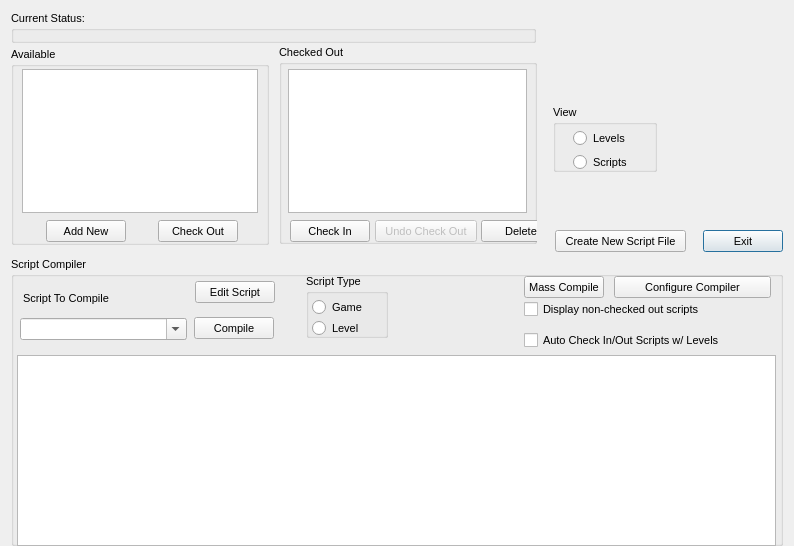
<?xml version="1.0"?>
<ui version="4.0">
  <class>ScriptInterfaceDialog</class>
  <widget class="QDialog" name="IDD_SCRIPTINTERFACE">
    <property name="geometry">
      <rect>
        <x>0</x>
        <y>0</y>
        <width>794</width>
        <height>546</height>
      </rect>
    </property>
    <property name="windowTitle">
      <string>D3 Level And Script Interface</string>
    </property>
    <property name="font">
      <font>
        <family>Liberation Sans</family>
        <pointsize>8</pointsize>
        <bold>false</bold>
        <italic>false</italic>
      </font>
    </property>
    <property name="enabled">
      <bool>true</bool>
    </property>
    <property name="windowFlags">
      <set>Qt::Dialog|Qt::WindowCloseButtonHint</set>
    </property>
    <property name="minimumSize">
      <size>
        <width>794</width>
        <height>546</height>
      </size>
    </property>
    <property name="maximumSize">
      <size>
        <width>794</width>
        <height>546</height>
      </size>
    </property>
    <widget class="QGroupBox" name="IDC_STATIC">
      <property name="geometry">
        <rect>
          <x>11</x>
          <y>11</y>
          <width>525</width>
          <height>32</height>
        </rect>
      </property>
      <property name="title">
        <string>Current Status:</string>
      </property>
      <property name="visible">
        <bool>true</bool>
      </property>
      <property name="enabled">
        <bool>true</bool>
      </property>
      <property name="flat">
        <bool>false</bool>
      </property>
      <widget class="QLabel" name="IDC_STATUS">
        <property name="geometry">
          <rect>
            <x>3</x>
            <y>19</y>
            <width>515</width>
            <height>13</height>
          </rect>
        </property>
        <property name="visible">
          <bool>true</bool>
        </property>
        <property name="enabled">
          <bool>true</bool>
        </property>
        <property name="alignment">
          <set>Qt::AlignLeft</set>
        </property>
      </widget>
    </widget>
    <widget class="QGroupBox" name="IDC_CHECKEDOUT_GRP">
      <property name="geometry">
        <rect>
          <x>279</x>
          <y>45</y>
          <width>258</width>
          <height>199</height>
        </rect>
      </property>
      <property name="title">
        <string>Checked Out</string>
      </property>
      <property name="visible">
        <bool>true</bool>
      </property>
      <property name="enabled">
        <bool>true</bool>
      </property>
      <property name="flat">
        <bool>false</bool>
      </property>
      <widget class="QListWidget" name="IDC_LIST_CHECKEDOUT">
        <property name="geometry">
          <rect>
            <x>9</x>
            <y>24</y>
            <width>239</width>
            <height>144</height>
          </rect>
        </property>
        <property name="visible">
          <bool>true</bool>
        </property>
        <property name="enabled">
          <bool>true</bool>
        </property>
        <property name="selectionMode">
          <enum>QAbstractItemView::SingleSelection</enum>
        </property>
      </widget>
      <widget class="QPushButton" name="IDC_CHECKIN">
        <property name="geometry">
          <rect>
            <x>11</x>
            <y>175</y>
            <width>80</width>
            <height>22</height>
          </rect>
        </property>
        <property name="text">
          <string>Check In</string>
        </property>
        <property name="visible">
          <bool>true</bool>
        </property>
        <property name="enabled">
          <bool>true</bool>
        </property>
        <property name="default">
          <bool>false</bool>
        </property>
        <property name="autoDefault">
          <bool>false</bool>
        </property>
      </widget>
      <widget class="QPushButton" name="IDC_UNDOCHECKOUT">
        <property name="geometry">
          <rect>
            <x>96</x>
            <y>175</y>
            <width>102</width>
            <height>22</height>
          </rect>
        </property>
        <property name="text">
          <string>Undo Check Out</string>
        </property>
        <property name="visible">
          <bool>true</bool>
        </property>
        <property name="enabled">
          <bool>false</bool>
        </property>
        <property name="default">
          <bool>false</bool>
        </property>
        <property name="autoDefault">
          <bool>false</bool>
        </property>
      </widget>
      <widget class="QPushButton" name="IDC_DELETE">
        <property name="geometry">
          <rect>
            <x>202</x>
            <y>175</y>
            <width>80</width>
            <height>22</height>
          </rect>
        </property>
        <property name="text">
          <string>Delete</string>
        </property>
        <property name="visible">
          <bool>true</bool>
        </property>
        <property name="enabled">
          <bool>true</bool>
        </property>
        <property name="default">
          <bool>false</bool>
        </property>
        <property name="autoDefault">
          <bool>false</bool>
        </property>
      </widget>
    </widget>
    <widget class="QGroupBox" name="IDC_AVAILABLE_GRP">
      <property name="geometry">
        <rect>
          <x>11</x>
          <y>47</y>
          <width>258</width>
          <height>198</height>
        </rect>
      </property>
      <property name="title">
        <string>Available</string>
      </property>
      <property name="visible">
        <bool>true</bool>
      </property>
      <property name="enabled">
        <bool>true</bool>
      </property>
      <property name="flat">
        <bool>false</bool>
      </property>
      <widget class="QListWidget" name="IDC_LIST_AVAILABLE">
        <property name="geometry">
          <rect>
            <x>11</x>
            <y>22</y>
            <width>236</width>
            <height>144</height>
          </rect>
        </property>
        <property name="visible">
          <bool>true</bool>
        </property>
        <property name="enabled">
          <bool>true</bool>
        </property>
        <property name="selectionMode">
          <enum>QAbstractItemView::SingleSelection</enum>
        </property>
      </widget>
      <widget class="QPushButton" name="IDC_ADDNEW">
        <property name="geometry">
          <rect>
            <x>35</x>
            <y>173</y>
            <width>80</width>
            <height>22</height>
          </rect>
        </property>
        <property name="text">
          <string>Add New</string>
        </property>
        <property name="visible">
          <bool>true</bool>
        </property>
        <property name="enabled">
          <bool>true</bool>
        </property>
        <property name="default">
          <bool>false</bool>
        </property>
        <property name="autoDefault">
          <bool>false</bool>
        </property>
      </widget>
      <widget class="QPushButton" name="IDC_CHECKOUT">
        <property name="geometry">
          <rect>
            <x>147</x>
            <y>173</y>
            <width>80</width>
            <height>22</height>
          </rect>
        </property>
        <property name="text">
          <string>Check Out</string>
        </property>
        <property name="visible">
          <bool>true</bool>
        </property>
        <property name="enabled">
          <bool>true</bool>
        </property>
        <property name="default">
          <bool>false</bool>
        </property>
        <property name="autoDefault">
          <bool>false</bool>
        </property>
      </widget>
    </widget>
    <widget class="QGroupBox" name="IDC_STATIC_2">
      <property name="geometry">
        <rect>
          <x>553</x>
          <y>105</y>
          <width>104</width>
          <height>67</height>
        </rect>
      </property>
      <property name="title">
        <string>View</string>
      </property>
      <property name="visible">
        <bool>true</bool>
      </property>
      <property name="enabled">
        <bool>true</bool>
      </property>
      <property name="flat">
        <bool>false</bool>
      </property>
      <widget class="QRadioButton" name="IDC_RADIO_LEVELS">
        <property name="geometry">
          <rect>
            <x>20</x>
            <y>24</y>
            <width>89</width>
            <height>19</height>
          </rect>
        </property>
        <property name="text">
          <string>Levels</string>
        </property>
        <property name="visible">
          <bool>true</bool>
        </property>
        <property name="enabled">
          <bool>true</bool>
        </property>
      </widget>
      <widget class="QRadioButton" name="IDC_RADIO_SCRIPTS">
        <property name="geometry">
          <rect>
            <x>20</x>
            <y>48</y>
            <width>89</width>
            <height>19</height>
          </rect>
        </property>
        <property name="text">
          <string>Scripts</string>
        </property>
        <property name="visible">
          <bool>true</bool>
        </property>
        <property name="enabled">
          <bool>true</bool>
        </property>
      </widget>
    </widget>
    <widget class="QGroupBox" name="IDC_STATIC_3">
      <property name="geometry">
        <rect>
          <x>11</x>
          <y>257</y>
          <width>772</width>
          <height>289</height>
        </rect>
      </property>
      <property name="title">
        <string>Script Compiler</string>
      </property>
      <property name="visible">
        <bool>true</bool>
      </property>
      <property name="enabled">
        <bool>true</bool>
      </property>
      <property name="flat">
        <bool>false</bool>
      </property>
      <widget class="QGroupBox" name="IDC_STATIC_4">
        <property name="geometry">
          <rect>
            <x>295</x>
            <y>17</y>
            <width>82</width>
            <height>64</height>
          </rect>
        </property>
        <property name="title">
          <string>Script Type</string>
        </property>
        <property name="visible">
          <bool>true</bool>
        </property>
        <property name="enabled">
          <bool>true</bool>
        </property>
        <property name="flat">
          <bool>false</bool>
        </property>
        <widget class="QRadioButton" name="IDC_SCRIPTGAME">
          <property name="geometry">
            <rect>
              <x>6</x>
              <y>24</y>
              <width>89</width>
              <height>19</height>
            </rect>
          </property>
          <property name="text">
            <string>Game</string>
          </property>
          <property name="visible">
            <bool>true</bool>
          </property>
          <property name="enabled">
            <bool>true</bool>
          </property>
        </widget>
        <widget class="QRadioButton" name="IDC_SCRIPTLEVEL">
          <property name="geometry">
            <rect>
              <x>6</x>
              <y>45</y>
              <width>89</width>
              <height>19</height>
            </rect>
          </property>
          <property name="text">
            <string>Level</string>
          </property>
          <property name="visible">
            <bool>true</bool>
          </property>
          <property name="enabled">
            <bool>true</bool>
          </property>
        </widget>
      </widget>
      <widget class="QPushButton" name="IDC_MASSCOMPILE">
        <property name="geometry">
          <rect>
            <x>513</x>
            <y>19</y>
            <width>80</width>
            <height>22</height>
          </rect>
        </property>
        <property name="text">
          <string>Mass Compile</string>
        </property>
        <property name="visible">
          <bool>true</bool>
        </property>
        <property name="enabled">
          <bool>true</bool>
        </property>
        <property name="default">
          <bool>false</bool>
        </property>
        <property name="autoDefault">
          <bool>false</bool>
        </property>
      </widget>
      <widget class="QPushButton" name="IDC_CONFIGCOMPILER">
        <property name="geometry">
          <rect>
            <x>603</x>
            <y>19</y>
            <width>157</width>
            <height>22</height>
          </rect>
        </property>
        <property name="text">
          <string>Configure Compiler</string>
        </property>
        <property name="visible">
          <bool>true</bool>
        </property>
        <property name="enabled">
          <bool>true</bool>
        </property>
        <property name="default">
          <bool>false</bool>
        </property>
        <property name="autoDefault">
          <bool>false</bool>
        </property>
      </widget>
      <widget class="QPushButton" name="IDC_EDITSCRIPT">
        <property name="geometry">
          <rect>
            <x>184</x>
            <y>24</y>
            <width>80</width>
            <height>22</height>
          </rect>
        </property>
        <property name="text">
          <string>Edit Script</string>
        </property>
        <property name="visible">
          <bool>true</bool>
        </property>
        <property name="enabled">
          <bool>true</bool>
        </property>
        <property name="default">
          <bool>false</bool>
        </property>
        <property name="autoDefault">
          <bool>false</bool>
        </property>
      </widget>
      <widget class="QLabel" name="IDC_STATIC_5">
        <property name="geometry">
          <rect>
            <x>12</x>
            <y>35</y>
            <width>89</width>
            <height>13</height>
          </rect>
        </property>
        <property name="text">
          <string>Script To Compile</string>
        </property>
        <property name="visible">
          <bool>true</bool>
        </property>
        <property name="enabled">
          <bool>true</bool>
        </property>
        <property name="alignment">
          <set>Qt::AlignLeft</set>
        </property>
      </widget>
      <widget class="QCheckBox" name="IDC_LIST_NONCHECKED_OUT">
        <property name="geometry">
          <rect>
            <x>513</x>
            <y>43</y>
            <width>197</width>
            <height>19</height>
          </rect>
        </property>
        <property name="text">
          <string>Display non-checked out scripts</string>
        </property>
        <property name="visible">
          <bool>true</bool>
        </property>
        <property name="enabled">
          <bool>true</bool>
        </property>
      </widget>
      <widget class="QPushButton" name="IDC_COMPILE">
        <property name="geometry">
          <rect>
            <x>183</x>
            <y>60</y>
            <width>80</width>
            <height>22</height>
          </rect>
        </property>
        <property name="text">
          <string>Compile</string>
        </property>
        <property name="visible">
          <bool>true</bool>
        </property>
        <property name="enabled">
          <bool>true</bool>
        </property>
        <property name="default">
          <bool>false</bool>
        </property>
        <property name="autoDefault">
          <bool>false</bool>
        </property>
      </widget>
      <widget class="QComboBox" name="IDC_SELECTED_SCRIPT">
        <property name="maxVisibleItems">
          <number>7</number>
        </property>
        <property name="geometry">
          <rect>
            <x>9</x>
            <y>61</y>
            <width>167</width>
            <height>22</height>
          </rect>
        </property>
        <property name="visible">
          <bool>true</bool>
        </property>
        <property name="enabled">
          <bool>true</bool>
        </property>
        <property name="editable">
          <bool>true</bool>
        </property>
      </widget>
      <widget class="QCheckBox" name="IDC_AUTOCHECKSCRIPTS">
        <property name="geometry">
          <rect>
            <x>513</x>
            <y>74</y>
            <width>213</width>
            <height>19</height>
          </rect>
        </property>
        <property name="text">
          <string>Auto Check In/Out Scripts w/ Levels</string>
        </property>
        <property name="visible">
          <bool>true</bool>
        </property>
        <property name="enabled">
          <bool>true</bool>
        </property>
      </widget>
      <widget class="QTextEdit" name="IDC_COMPILER_OUTPUT">
        <property name="geometry">
          <rect>
            <x>6</x>
            <y>98</y>
            <width>759</width>
            <height>191</height>
          </rect>
        </property>
        <property name="visible">
          <bool>true</bool>
        </property>
        <property name="enabled">
          <bool>true</bool>
        </property>
        <property name="readOnly">
          <bool>true</bool>
        </property>
        <property name="verticalScrollBarPolicy">
          <enum>Qt::ScrollBarAsNeeded</enum>
        </property>
        <property name="horizontalScrollBarPolicy">
          <enum>Qt::ScrollBarAsNeeded</enum>
        </property>
      </widget>
    </widget>
    <widget class="QPushButton" name="IDC_CREATESCRIPT">
      <property name="geometry">
        <rect>
          <x>555</x>
          <y>230</y>
          <width>131</width>
          <height>22</height>
        </rect>
      </property>
      <property name="text">
        <string>Create New Script File</string>
      </property>
      <property name="visible">
        <bool>true</bool>
      </property>
      <property name="enabled">
        <bool>true</bool>
      </property>
      <property name="default">
        <bool>false</bool>
      </property>
      <property name="autoDefault">
        <bool>false</bool>
      </property>
    </widget>
    <widget class="QPushButton" name="IDOK">
      <property name="geometry">
        <rect>
          <x>703</x>
          <y>230</y>
          <width>80</width>
          <height>22</height>
        </rect>
      </property>
      <property name="text">
        <string>Exit</string>
      </property>
      <property name="visible">
        <bool>true</bool>
      </property>
      <property name="enabled">
        <bool>true</bool>
      </property>
      <property name="default">
        <bool>true</bool>
      </property>
      <property name="autoDefault">
        <bool>true</bool>
      </property>
    </widget>
    <action name="IDD_ORPHANHUNTER">
      <property name="text">
        <string>Orphan Hunter</string>
      </property>
    </action>
    <action name="IDD_REORDER_PAGES">
      <property name="text">
        <string>Reorder Net Pages</string>
      </property>
    </action>
    <action name="IDD_SHOW_ALL_CHECKED_OUT">
      <property name="text">
        <string>Show All Pages Checked Out</string>
      </property>
    </action>
    <action name="IDM_IMPORT_BITMAP">
      <property name="text">
        <string>Bitmap/Animation Converter...</string>
      </property>
    </action>
    <action name="ID_APP_ABOUT">
      <property name="text">
        <string>&amp;About editor...</string>
      </property>
    </action>
    <action name="ID_APP_EXIT">
      <property name="text">
        <string>E&amp;xit</string>
      </property>
      <property name="shortcut">
        <string>Alt+X</string>
      </property>
    </action>
    <action name="ID_BRIEFING_EDITOR">
      <property name="text">
        <string>Briefing Editor...</string>
      </property>
    </action>
    <action name="ID_BUTTON_LIGHTING">
      <property name="text">
        <string>ID_BUTTON_LIGHTING</string>
      </property>
    </action>
    <action name="ID_BUTTON_OUTLINE">
      <property name="text">
        <string>ID_BUTTON_OUTLINE</string>
      </property>
    </action>
    <action name="ID_BUTTON_WINDOWSELECTION">
      <property name="text">
        <string>ID_BUTTON_WINDOWSELECTION</string>
      </property>
    </action>
    <action name="ID_D3HELP">
      <property name="text">
        <string>Help on D3 Editor</string>
      </property>
    </action>
    <action name="ID_EDITORS_AIPROPERTIES">
      <property name="text">
        <string>AI Properties...</string>
      </property>
    </action>
    <action name="ID_EDITORS_AMBIENTSOUNDS">
      <property name="text">
        <string>Ambient Sounds...</string>
      </property>
    </action>
    <action name="ID_EDITORS_DALLAS">
      <property name="text">
        <string>Dallas Graphical Script Editor...</string>
      </property>
    </action>
    <action name="ID_EDITORS_FILES">
      <property name="text">
        <string>Files...</string>
      </property>
    </action>
    <action name="ID_EDITORS_MEGACELLS">
      <property name="text">
        <string>Megacells...</string>
      </property>
    </action>
    <action name="ID_EDIT_ADDSELECT">
      <property name="text">
        <string>Add Current Room to Selected List</string>
      </property>
    </action>
    <action name="ID_EDIT_ATTACH">
      <property name="text">
        <string>&amp;Attach</string>
      </property>
    </action>
    <action name="ID_EDIT_CLEARSELECTED">
      <property name="text">
        <string>Clear Selected List</string>
      </property>
    </action>
    <action name="ID_EDIT_COPY">
      <property name="text">
        <string>&amp;Copy</string>
      </property>
      <property name="shortcut">
        <string>Ctrl+Ins</string>
      </property>
    </action>
    <action name="ID_EDIT_CUT">
      <property name="text">
        <string>Cu&amp;t</string>
      </property>
      <property name="shortcut">
        <string>Shift+Del</string>
      </property>
    </action>
    <action name="ID_EDIT_DELETE">
      <property name="text">
        <string>&amp;Delete</string>
      </property>
    </action>
    <action name="ID_EDIT_LOADSCRAP">
      <property name="text">
        <string>Load Scrap from Disk</string>
      </property>
    </action>
    <action name="ID_EDIT_PASTE">
      <property name="text">
        <string>&amp;Paste</string>
      </property>
      <property name="shortcut">
        <string>Shift+Ins</string>
      </property>
    </action>
    <action name="ID_EDIT_PLACE">
      <property name="text">
        <string>&amp;Place in Mine</string>
      </property>
    </action>
    <action name="ID_EDIT_PLACE_TERRAIN">
      <property name="text">
        <string>&amp;Place on Terrain</string>
      </property>
    </action>
    <action name="ID_EDIT_REMOVESELECT">
      <property name="text">
        <string>Remove Current Room from Selected List</string>
      </property>
    </action>
    <action name="ID_EDIT_SAVESCRAP">
      <property name="text">
        <string>Save Scrap to Disk</string>
      </property>
    </action>
    <action name="ID_EDIT_SELECTATTACHED">
      <property name="text">
        <string>Select All Rooms Attached to Current Room</string>
      </property>
    </action>
    <action name="ID_EDIT_UNDO">
      <property name="text">
        <string>&amp;Undo</string>
      </property>
      <property name="shortcut">
        <string>Alt+Backspace</string>
      </property>
    </action>
    <action name="ID_FILE_AUTOSAVE">
      <property name="text">
        <string>Autosave</string>
      </property>
      <property name="checkable">
        <bool>true</bool>
      </property>
    </action>
    <action name="ID_FILE_CHECKMINE">
      <property name="text">
        <string>&amp;Check Mine</string>
      </property>
    </action>
    <action name="ID_FILE_FIXCRACKS">
      <property name="text">
        <string>Fix Level Cracks</string>
      </property>
    </action>
    <action name="ID_FILE_FIXDEGENERATEFACES">
      <property name="text">
        <string>Fix/Remove Degenerate Faces</string>
      </property>
    </action>
    <action name="ID_FILE_IMPORT_ROOM">
      <property name="text">
        <string>Import 3DSMax Room</string>
      </property>
    </action>
    <action name="ID_FILE_INFORMATION">
      <property name="text">
        <string>&amp;Information</string>
      </property>
      <property name="shortcut">
        <string>Alt+I</string>
      </property>
    </action>
    <action name="ID_FILE_LEAVE_EDITOR">
      <property name="text">
        <string>Go to main menu...</string>
      </property>
    </action>
    <action name="ID_FILE_LEVELPROPS">
      <property name="text">
        <string>Set Selected Room(s) Properties</string>
      </property>
    </action>
    <action name="ID_FILE_LEVEL_INFO">
      <property name="text">
        <string>Edit Level Info...</string>
      </property>
    </action>
    <action name="ID_FILE_MRU_FILE1">
      <property name="text">
        <string>Recent File</string>
      </property>
      <property name="enabled">
        <bool>false</bool>
      </property>
    </action>
    <action name="ID_FILE_NEW">
      <property name="text">
        <string>&amp;New</string>
      </property>
      <property name="shortcut">
        <string>Ctrl+N</string>
      </property>
    </action>
    <action name="ID_FILE_OPEN">
      <property name="text">
        <string>&amp;Open...</string>
      </property>
      <property name="shortcut">
        <string>Ctrl+O</string>
      </property>
    </action>
    <action name="ID_FILE_PLAY640X480">
      <property name="text">
        <string>&amp;Play in 640 x 480</string>
      </property>
      <property name="shortcut">
        <string>Alt+P</string>
      </property>
    </action>
    <action name="ID_FILE_PREFERENCES">
      <property name="text">
        <string>Preferences</string>
      </property>
    </action>
    <action name="ID_FILE_PRINT">
      <property name="text">
        <string>&amp;Print...</string>
      </property>
      <property name="shortcut">
        <string>Ctrl+P</string>
      </property>
    </action>
    <action name="ID_FILE_PRINT_PREVIEW">
      <property name="text">
        <string>Print Pre&amp;view</string>
      </property>
    </action>
    <action name="ID_FILE_PRINT_SETUP">
      <property name="text">
        <string>P&amp;rint Setup...</string>
      </property>
    </action>
    <action name="ID_FILE_REMOVEDUPLICATEFACESFROMCURRENTROOM">
      <property name="text">
        <string>Remove Duplicate Faces from Current Room</string>
      </property>
    </action>
    <action name="ID_FILE_REMOVEEXTRAPOINTS">
      <property name="text">
        <string>Remove Extra Points</string>
      </property>
    </action>
    <action name="ID_FILE_RESTOREGAMESTATE">
      <property name="text">
        <string>Restore Gamestate</string>
      </property>
    </action>
    <action name="ID_FILE_SAVE">
      <property name="text">
        <string>&amp;Save</string>
      </property>
      <property name="shortcut">
        <string>Ctrl+S</string>
      </property>
    </action>
    <action name="ID_FILE_SAVEGOALTEXT">
      <property name="text">
        <string>Save Goal Text to File</string>
      </property>
    </action>
    <action name="ID_FILE_SAVE_AS">
      <property name="text">
        <string>Save &amp;As...</string>
      </property>
    </action>
    <action name="ID_FILE_SAVE_COPY_AS">
      <property name="text">
        <string>Save Copy &amp;As...</string>
      </property>
    </action>
    <action name="ID_FILE_STATS">
      <property name="text">
        <string>Show Level Stats</string>
      </property>
    </action>
    <action name="ID_FILE_UPDATE">
      <property name="text">
        <string>&amp;Update</string>
      </property>
      <property name="shortcut">
        <string>Ctrl+S</string>
      </property>
    </action>
    <action name="ID_FILE_VERIFY_LEVEL">
      <property name="text">
        <string>Verify Level</string>
      </property>
    </action>
    <action name="ID_HOTSPOT_TGA">
      <property name="text">
        <string>HotSpot TGA Extractor...</string>
      </property>
    </action>
    <action name="ID_MINE_VIEW">
      <property name="text">
        <string>Mine View</string>
      </property>
      <property name="shortcut">
        <string>F2</string>
      </property>
    </action>
    <action name="ID_OBJBUTTON">
      <property name="text">
        <string>ID_OBJBUTTON</string>
      </property>
    </action>
    <action name="ID_OBJECT_DELETEOBJECT">
      <property name="text">
        <string>Delete Object</string>
      </property>
      <property name="shortcut">
        <string>Del</string>
      </property>
    </action>
    <action name="ID_OBJECT_MOVEPLAYER">
      <property name="text">
        <string>Move Player 0 to Viewer</string>
      </property>
    </action>
    <action name="ID_OBJECT_PLACECAMERAATCURRENTFACE">
      <property name="text">
        <string>Create New Camera at Current Face</string>
      </property>
    </action>
    <action name="ID_OBJECT_PLACECAMERAATVIEWER">
      <property name="text">
        <string>Create New Camera at Viewer</string>
      </property>
    </action>
    <action name="ID_OBJECT_PLACEOBJECT">
      <property name="text">
        <string>Place Object</string>
      </property>
      <property name="shortcut">
        <string>Ins</string>
      </property>
    </action>
    <action name="ID_OBJECT_PLACESOUNDSOURCEATVIEWER">
      <property name="text">
        <string>Create SoundSource at Viewer</string>
      </property>
    </action>
    <action name="ID_OBJECT_PLACEWAYPOINTATVIEWER">
      <property name="text">
        <string>Place Waypoint at Viewer</string>
      </property>
    </action>
    <action name="ID_OBJECT_SELECTBYNUMBER">
      <property name="text">
        <string>Select Object By Number</string>
      </property>
    </action>
    <action name="ID_OBJECT_SETCAMERAFROMVIEWER">
      <property name="text">
        <string>Move Camera to Viewer</string>
      </property>
    </action>
    <action name="ID_OBJECT_SETVIEWERFROMCAMERA">
      <property name="text">
        <string>Move Viewer to Camera</string>
      </property>
    </action>
    <action name="ID_OSIRISCOMPILE">
      <property name="text">
        <string>ID_OSIRISCOMPILE</string>
      </property>
    </action>
    <action name="ID_REINIT_OPENGL">
      <property name="text">
        <string>ID_REINIT_OPENGL</string>
      </property>
    </action>
    <action name="ID_ROOM_ADD">
      <property name="text">
        <string>&amp;Add Room at Current Face</string>
      </property>
      <property name="shortcut">
        <string>Shift+A</string>
      </property>
    </action>
    <action name="ID_ROOM_ADDVERTTONEWFACE">
      <property name="text">
        <string>Add Vert to New Face</string>
      </property>
      <property name="shortcut">
        <string>Shift+V</string>
      </property>
    </action>
    <action name="ID_ROOM_ATTACHROOM">
      <property name="text">
        <string>Attach Room</string>
      </property>
    </action>
    <action name="ID_ROOM_BUILDBRIDGE">
      <property name="text">
        <string>&amp;Build Bridge</string>
      </property>
    </action>
    <action name="ID_ROOM_BUILDSMOOTHBRIDGE">
      <property name="text">
        <string>Build Smooth Bridge</string>
      </property>
      <property name="shortcut">
        <string>Ctrl+B</string>
      </property>
    </action>
    <action name="ID_ROOM_CLEARCENTERPOINT">
      <property name="text">
        <string>Clear Center Point</string>
      </property>
    </action>
    <action name="ID_ROOM_COMBINE">
      <property name="text">
        <string>Combine Rooms</string>
      </property>
    </action>
    <action name="ID_ROOM_DELETE">
      <property name="text">
        <string>Delete Current Room</string>
      </property>
    </action>
    <action name="ID_ROOM_DELETECONNECTEDFACES">
      <property name="text">
        <string>Delete Connected Faces</string>
      </property>
    </action>
    <action name="ID_ROOM_DELETEFACE">
      <property name="text">
        <string>Delete Current Face</string>
      </property>
    </action>
    <action name="ID_ROOM_DELETEPORTAL">
      <property name="text">
        <string>Delete Current Portal</string>
      </property>
    </action>
    <action name="ID_ROOM_DELETEVERT">
      <property name="text">
        <string>Delete Current Vert From Face</string>
      </property>
    </action>
    <action name="ID_ROOM_DROPROOM">
      <property name="text">
        <string>Drop Room</string>
      </property>
    </action>
    <action name="ID_ROOM_FACE_ADDVERTTOEDGE">
      <property name="text">
        <string>Add Vert To Edge</string>
      </property>
    </action>
    <action name="ID_ROOM_FACE_DELETEVERTONEDGE">
      <property name="text">
        <string>Delete Vert on Edge</string>
      </property>
    </action>
    <action name="ID_ROOM_FACE_MOVEVERTONEDGE">
      <property name="text">
        <string>Move Vert on Edge</string>
      </property>
    </action>
    <action name="ID_ROOM_FACE_SPLITFACE">
      <property name="text">
        <string>Split Face</string>
      </property>
    </action>
    <action name="ID_ROOM_FINISHNEWFACE">
      <property name="text">
        <string>Add Last Point to New Face (Finish Face)</string>
      </property>
    </action>
    <action name="ID_ROOM_GRABTEXTURE">
      <property name="text">
        <string>Grab Texture</string>
      </property>
      <property name="shortcut">
        <string>G</string>
      </property>
    </action>
    <action name="ID_ROOM_JOINROOMS">
      <property name="text">
        <string>Join Rooms</string>
      </property>
    </action>
    <action name="ID_ROOM_JOINROOMSEXACT">
      <property name="text">
        <string>Join Rooms Exact</string>
      </property>
    </action>
    <action name="ID_ROOM_JOIN_ADJACENT_FACES">
      <property name="text">
        <string>Join Adjacent Faces</string>
      </property>
    </action>
    <action name="ID_ROOM_LINKTONEWEXTERNAL">
      <property name="text">
        <string>Link Room to New External Room</string>
      </property>
    </action>
    <action name="ID_ROOM_MARK">
      <property name="text">
        <string>&amp;Mark Room/Face</string>
      </property>
      <property name="shortcut">
        <string>Ctrl+M</string>
      </property>
    </action>
    <action name="ID_ROOM_MERGEOBJECTINTOROOM">
      <property name="text">
        <string>Merge Object into Room</string>
      </property>
    </action>
    <action name="ID_ROOM_NEXTFACE">
      <property name="text">
        <string>Next Face</string>
      </property>
      <property name="shortcut">
        <string>F</string>
      </property>
    </action>
    <action name="ID_ROOM_PLACEROOM">
      <property name="text">
        <string>Place Room at Current Room</string>
      </property>
    </action>
    <action name="ID_ROOM_PLACETERRAINROOM">
      <property name="text">
        <string>Place Room at Current Terrain Cell</string>
      </property>
    </action>
    <action name="ID_ROOM_PREVIOUSFACE">
      <property name="text">
        <string>Previous Face</string>
      </property>
      <property name="shortcut">
        <string>Shift+F</string>
      </property>
    </action>
    <action name="ID_ROOM_PROPAGATETOADJACENTCOPLANARFACES">
      <property name="text">
        <string>Propagate to Adjacent Coplanar Faces</string>
      </property>
      <property name="shortcut">
        <string>Ctrl+F</string>
      </property>
    </action>
    <action name="ID_ROOM_PROPAGATETOALL">
      <property name="text">
        <string>Propagate to All Faces in Room</string>
      </property>
      <property name="shortcut">
        <string>Shift+R</string>
      </property>
    </action>
    <action name="ID_ROOM_RENAMEROOM">
      <property name="text">
        <string>Rename Room</string>
      </property>
      <property name="shortcut">
        <string>Ctrl+R</string>
      </property>
    </action>
    <action name="ID_ROOM_ROTATEPLACEDROOM45DEGREES">
      <property name="text">
        <string>Rotate Placed Room 45 Degrees</string>
      </property>
    </action>
    <action name="ID_ROOM_SAVECURRENTROOM">
      <property name="text">
        <string>Save Current Room</string>
      </property>
    </action>
    <action name="ID_ROOM_SELECTBYNUMBER">
      <property name="text">
        <string>Select Room by Number</string>
      </property>
    </action>
    <action name="ID_ROOM_SELECTFACEBYNUMBER">
      <property name="text">
        <string>Select Face by Number</string>
      </property>
    </action>
    <action name="ID_ROOM_SETCENTERFROMVIEWER">
      <property name="text">
        <string>Set Room Center from Viewer</string>
      </property>
    </action>
    <action name="ID_ROOM_SNAPPLACEDROOM">
      <property name="text">
        <string>Snap Placed Room</string>
      </property>
    </action>
    <action name="ID_ROOM_SNAPPOINTTOEDGE">
      <property name="text">
        <string>Snap Point to Edge</string>
      </property>
    </action>
    <action name="ID_ROOM_SNAPPOINTTOFACE">
      <property name="text">
        <string>Snap Point to Face</string>
      </property>
    </action>
    <action name="ID_ROOM_SNAPPOINTTOPOINT">
      <property name="text">
        <string>Snap Point to Point</string>
      </property>
    </action>
    <action name="ID_ROOM_SPLITFACE">
      <property name="text">
        <string>Triangulate face</string>
      </property>
    </action>
    <action name="ID_ROOM_STARTNEWFACE">
      <property name="text">
        <string>Add First Point to New Face (Start Face)</string>
      </property>
    </action>
    <action name="ID_ROOM_SWAPMAKEDANDCURRENTROOMFACE">
      <property name="text">
        <string>Swap Marked and Current Room/Face</string>
      </property>
    </action>
    <action name="ID_ROOM_UNDOSNAP">
      <property name="text">
        <string>Undo Snap</string>
      </property>
    </action>
    <action name="ID_ROOM_UNPLACEROOM">
      <property name="text">
        <string>Un-place Room/Group/Door</string>
      </property>
    </action>
    <action name="ID_ROOM_VIEW">
      <property name="text">
        <string>Room View</string>
      </property>
      <property name="shortcut">
        <string>F4</string>
      </property>
    </action>
    <action name="ID_SCRIPT_LEVEL_INTERFACE">
      <property name="text">
        <string>Levels and Scripts...</string>
      </property>
    </action>
    <action name="ID_SUBEDITORS_FONT">
      <property name="text">
        <string>Font Editor...</string>
      </property>
    </action>
    <action name="ID_SUBEDITORS_HOGMAKER">
      <property name="text">
        <string>Hog Maker...</string>
      </property>
    </action>
    <action name="ID_SUBEDITORS_TABLEFILEEDIT">
      <property name="text">
        <string>Table File Text Editor...</string>
      </property>
    </action>
    <action name="ID_SUBEDITORS_TABLEFILEFILTER">
      <property name="text">
        <string>Table File Filter...</string>
      </property>
    </action>
    <action name="ID_TABLEEDIT_FILE_EXIT">
      <property name="text">
        <string>&amp;Exit</string>
      </property>
    </action>
    <action name="ID_TABLEEDIT_FILE_LOAD">
      <property name="text">
        <string>&amp;Load...</string>
      </property>
    </action>
    <action name="ID_TABLEEDIT_FILE_SAVE">
      <property name="text">
        <string>&amp;Save</string>
      </property>
    </action>
    <action name="ID_TABLEEDIT_FILE_SAVE_AS">
      <property name="text">
        <string>S&amp;ave as...</string>
      </property>
    </action>
    <action name="ID_TABLEFILTER_FILE_EXIT">
      <property name="text">
        <string>Exit</string>
      </property>
    </action>
    <action name="ID_TABLEFILTER_FILE_LOAD">
      <property name="text">
        <string>Load...</string>
      </property>
    </action>
    <action name="ID_TABLEFILTER_FILE_NEW">
      <property name="text">
        <string>New</string>
      </property>
    </action>
    <action name="ID_TABLEFILTER_FILE_SAVE">
      <property name="text">
        <string>Save</string>
      </property>
    </action>
    <action name="ID_TABLEFILTER_FILE_SAVEAS">
      <property name="text">
        <string>Save as...</string>
      </property>
    </action>
    <action name="ID_TERRAIN_VIEW">
      <property name="text">
        <string>Terrain View</string>
      </property>
      <property name="shortcut">
        <string>F3</string>
      </property>
    </action>
    <action name="ID_TEST_TEST1">
      <property name="text">
        <string>Test function 1</string>
      </property>
    </action>
    <action name="ID_TEST_TEST2">
      <property name="text">
        <string>Test function 2</string>
      </property>
    </action>
    <action name="ID_TEST_TEST3">
      <property name="text">
        <string>Test function 3</string>
      </property>
    </action>
    <action name="ID_TOOLS_WORLD_OBJECTS_BUILDINGS">
      <property name="text">
        <string>Buildings...</string>
      </property>
    </action>
    <action name="ID_TOOLS_WORLD_OBJECTS_CLUTTER">
      <property name="text">
        <string>Clutter...</string>
      </property>
    </action>
    <action name="ID_TOOLS_WORLD_OBJECTS_DOOR">
      <property name="text">
        <string>Doors...</string>
      </property>
    </action>
    <action name="ID_TOOLS_WORLD_OBJECTS_LIGHTS">
      <property name="text">
        <string>Lights...</string>
      </property>
    </action>
    <action name="ID_TOOLS_WORLD_OBJECTS_PLAYER">
      <property name="text">
        <string>Player Ships...</string>
      </property>
    </action>
    <action name="ID_TOOLS_WORLD_OBJECTS_POWERUPS">
      <property name="text">
        <string>Powerups...</string>
      </property>
    </action>
    <action name="ID_TOOLS_WORLD_OBJECTS_ROBOTS">
      <property name="text">
        <string>Robots...</string>
      </property>
    </action>
    <action name="ID_TOOLS_WORLD_OBJECTS_SOUND">
      <property name="text">
        <string>Sounds...</string>
      </property>
    </action>
    <action name="ID_TOOLS_WORLD_TEXTURES">
      <property name="text">
        <string>Textures...</string>
      </property>
    </action>
    <action name="ID_TOOLS_WORLD_WEAPONS">
      <property name="text">
        <string>Weapons...</string>
      </property>
    </action>
    <action name="ID_VIEW_CENTERONCUBE">
      <property name="text">
        <string>Center on Current &amp;Room</string>
      </property>
      <property name="shortcut">
        <string>Home</string>
      </property>
    </action>
    <action name="ID_VIEW_CENTERONMINE">
      <property name="text">
        <string>Center on &amp;Mine Origin</string>
      </property>
    </action>
    <action name="ID_VIEW_CENTERONOBJECT">
      <property name="text">
        <string>Center on Current &amp;Object</string>
      </property>
    </action>
    <action name="ID_VIEW_DELETEVIEWER">
      <property name="text">
        <string>Delete Viewer</string>
      </property>
    </action>
    <action name="ID_VIEW_FLIP">
      <property name="text">
        <string>Flip Viewer</string>
      </property>
      <property name="shortcut">
        <string>/</string>
      </property>
    </action>
    <action name="ID_VIEW_KEYPAD_TOGGLE">
      <property name="text">
        <string>Keypad</string>
      </property>
      <property name="shortcut">
        <string>F10</string>
      </property>
    </action>
    <action name="ID_VIEW_MOVECAMERATOCURRENTOBJECT">
      <property name="text">
        <string>Move camera to Current Object</string>
      </property>
    </action>
    <action name="ID_VIEW_MOVECAMERATOSELECTEDFACE">
      <property name="text">
        <string>Move camera to &amp;Current Face</string>
      </property>
      <property name="shortcut">
        <string>Shift+C</string>
      </property>
    </action>
    <action name="ID_VIEW_MOVECAMERATOSELECTEDROOM">
      <property name="text">
        <string>Move camera to &amp;Current Room</string>
      </property>
      <property name="shortcut">
        <string>C</string>
      </property>
    </action>
    <action name="ID_VIEW_NEWVIEWER">
      <property name="text">
        <string>New Viewer</string>
      </property>
    </action>
    <action name="ID_VIEW_NEXTVIEWER">
      <property name="text">
        <string>Next Viewer</string>
      </property>
    </action>
    <action name="ID_VIEW_RESETVIEWRADIUS">
      <property name="text">
        <string>Reset View Radius</string>
      </property>
    </action>
    <action name="ID_VIEW_SHOWOBJECTSINWIREFRAMEVIEW">
      <property name="text">
        <string>Show objects in Wireframe view</string>
      </property>
    </action>
    <action name="ID_VIEW_SHOWVIEWERFORWARDVECTOR">
      <property name="text">
        <string>Show Viewer Forward Vector</string>
      </property>
    </action>
    <action name="ID_VIEW_STATUS_BAR">
      <property name="text">
        <string>&amp;Status Bar</string>
      </property>
    </action>
    <action name="ID_VIEW_TEXTUREMINE">
      <property name="text">
        <string>Te&amp;xtured view</string>
      </property>
    </action>
    <action name="ID_VIEW_TOOLBAR">
      <property name="text">
        <string>&amp;Toolbar</string>
      </property>
    </action>
    <action name="ID_VIEW_VIEWPROP">
      <property name="text">
        <string>Display Viewer Properties</string>
      </property>
    </action>
    <action name="ID_VIEW_WIREFRAMEMINE">
      <property name="text">
        <string>&amp;Wireframe view</string>
      </property>
    </action>
    <action name="ID_WINDOW_CASCADE">
      <property name="text">
        <string>&amp;Cascade</string>
      </property>
    </action>
    <action name="ID_WINDOW_TILE">
      <property name="text">
        <string>&amp;Tile</string>
      </property>
    </action>
    <action name="ID_ZBUTTON">
      <property name="text">
        <string>ID_ZBUTTON</string>
      </property>
    </action>
  </widget>
</ui>
